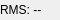
<ui version="4.0">
 <!-- Only the relevant snippet for the new QLabel -->
 <widget class="QLabel" name="totalRMSLabel">
  <property name="minimumSize">
   <size>
    <width>60</width>
    <height>20</height>
   </size>
  </property>
  <property name="maximumSize">
   <size>
    <width>120</width>
    <height>20</height>
   </size>
  </property>
  <property name="text">
   <string>RMS: --</string>
  </property>
  <property name="alignment">
   <set>Qt::AlignLeading|Qt::AlignLeft|Qt::AlignVCenter</set>
  </property>
  <property name="margin">
   <number>1</number>
  </property>
 </widget>
</ui>
